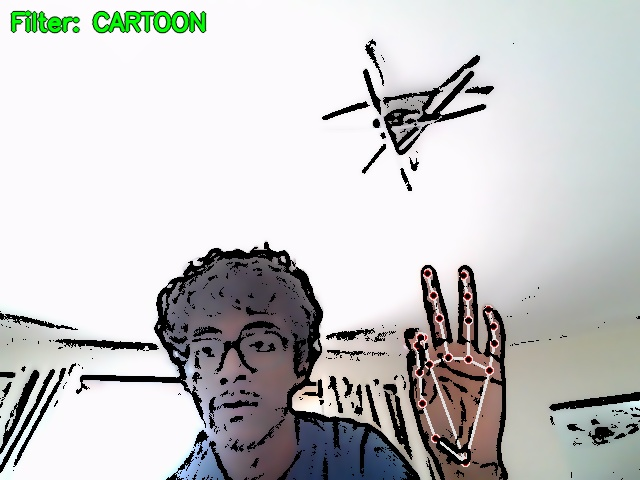
#> input picture Module 3/Lesson 6/Picture Cartoon.jpg, 640 x 480 px, given in place of the camera
$ python 'Enhanced Guesture Control.py'
#> lines starting #> are read from the running program, lines starting #| are printed output that depends on the picture; after the words box and inside, x2 and y2 are one past the last pixel; in counts of white or black regions, pixels touching at a corner belong together
import cv2 as cv
import numpy as np
import mediapipe as mp

def detect_gesture(hand_landmarks):
    landmarks = hand_landmarks.landmark
    tip_ids = [4, 8, 12, 16, 20]
    pip_ids = [2, 6, 10, 14, 18]
    extended = 0

    if abs(landmarks[tip_ids[0]].x - landmarks[pip_ids[0]].x) > 0.04:
        extended += 1

    for i in range(1, 5):
        if landmarks[tip_ids[i]].y < landmarks[pip_ids[i]].y:
            extended += 1
    if extended >= 4:
        return "Open"

    elif extended <= 1:
        return "Closed Fist"

    else:
        return "Partial"

shape_x, shape_y, shape_size = 200, 200, 50

cam = cv.VideoCapture(0)

if not cam.isOpened():
    print("Error: Couldn't acess the camera")
    exit()
while True:
    ret, frame = cam.read()
#> frame is the input picture: shape (480, 640, 3); mean B, G, R 197.9, 197.8, 197.9
    frame = cv.flip(frame, 1)
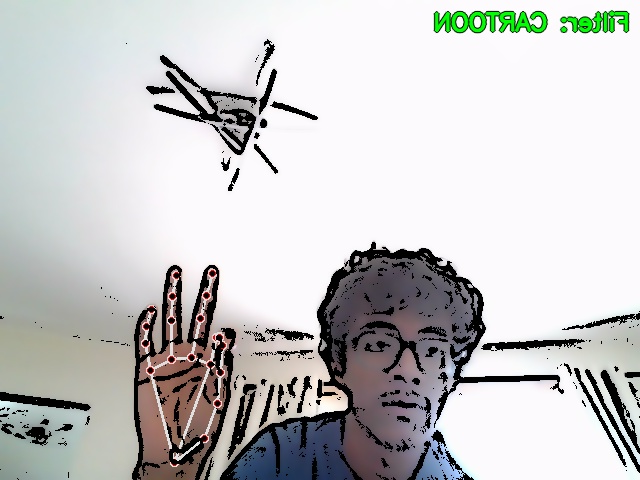
#> frame: shape (480, 640, 3); mean B, G, R 197.9, 197.8, 197.9
    if not ret:
        print("Error: Couldn't open the camera")
        break

    hsv = cv.cvtColor(frame, cv.COLOR_BGR2HSV)
#> hsv: shape (480, 640, 3); mean H, S, V 106.7, 30, 202.7
    lower_skin = np.array([0, 20, 70], dtype = np.uint8)
    upper_skin = np.array([20, 255, 255], dtype = np.uint8)

    mask = cv.inRange(hsv, lower_skin, upper_skin)
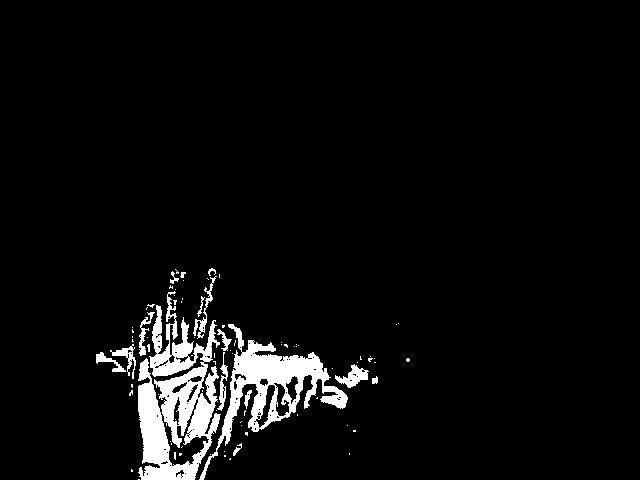
#> mask: shape (480, 640); 5% white; 85 white regions (69 under 20 px)

    result = cv.bitwise_and(frame, frame, mask = mask)
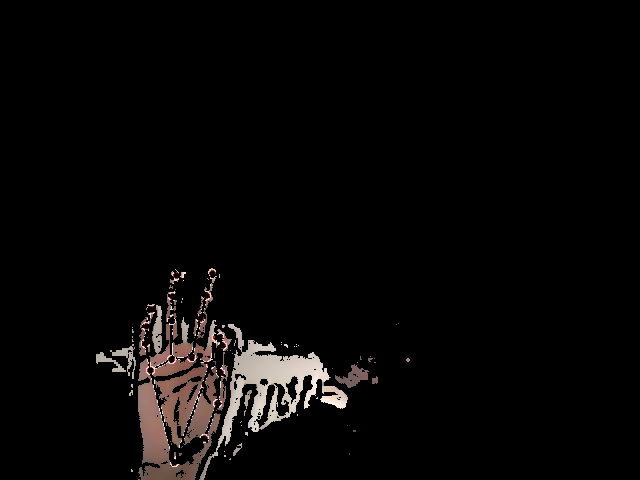
#> result: shape (480, 640, 3); mean B, G, R 6.7, 7.2, 8.4

    contours,_ = cv.findContours(mask, cv.RETR_EXTERNAL, cv.CHAIN_APPROX_SIMPLE)
#> contours = 84 contours, 70 with area under 20; largest, box (x1, y1, x2, y2) and area: (138, 291, 221, 480) 7556, (199, 324, 348, 480) 5493, (335, 364, 369, 388) 328, (110, 344, 136, 379) 186, (217, 352, 228, 411) 167

    if contours:
        max_contour = max(contours, key = cv.contourArea)
#> max_contour = contour of 911 points, box (x1, y1, x2, y2) (138, 291, 221, 480), area 7556
        if cv.contourArea(max_contour) > 500:
            x, y, w, h = cv.boundingRect(max_contour)
#> x = 138; y = 291; w = 83; h = 189
            cv.rectangle(frame, (x, y), (x + w, y + h), (255, 0, 0), 2)

            center_x = int(x + w / 2)
#> center_x = 179
            center_y = int(y + h / 2)
#> center_y = 385

            cv.circle(frame, (center_x, center_y), 5, (0, 255, 0), -1)
#> frame: shape (480, 640, 3); mean B, G, R 198.6, 197.3, 197.3

            shape_x = center_x
#> shape_x = 179
            shape_y = center_y
#> shape_y = 385
    cv.circle(frame, (shape_x, shape_y), shape_size, (0, 0, 255), -1)
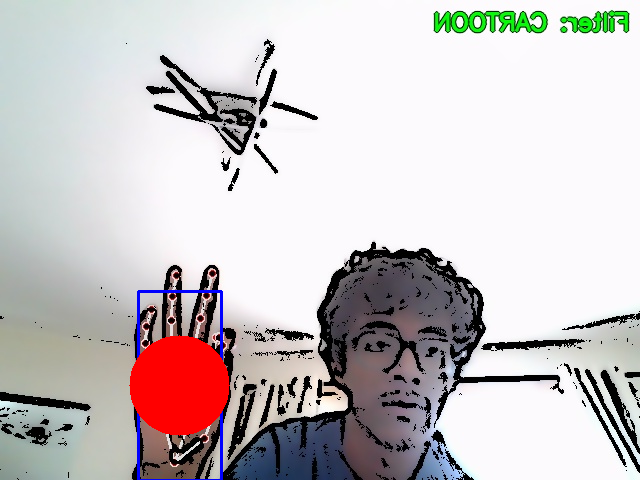
#> frame: shape (480, 640, 3); mean B, G, R 196.2, 194.9, 200.8

    cv.imshow("Original", frame)
    cv.imshow("Filter", result)

    if cv.waitKey(1) & 0xFF == ord('q'):
#> (key q is pressed here)
        break
cam.release()
cv.destroyAllWindows()
